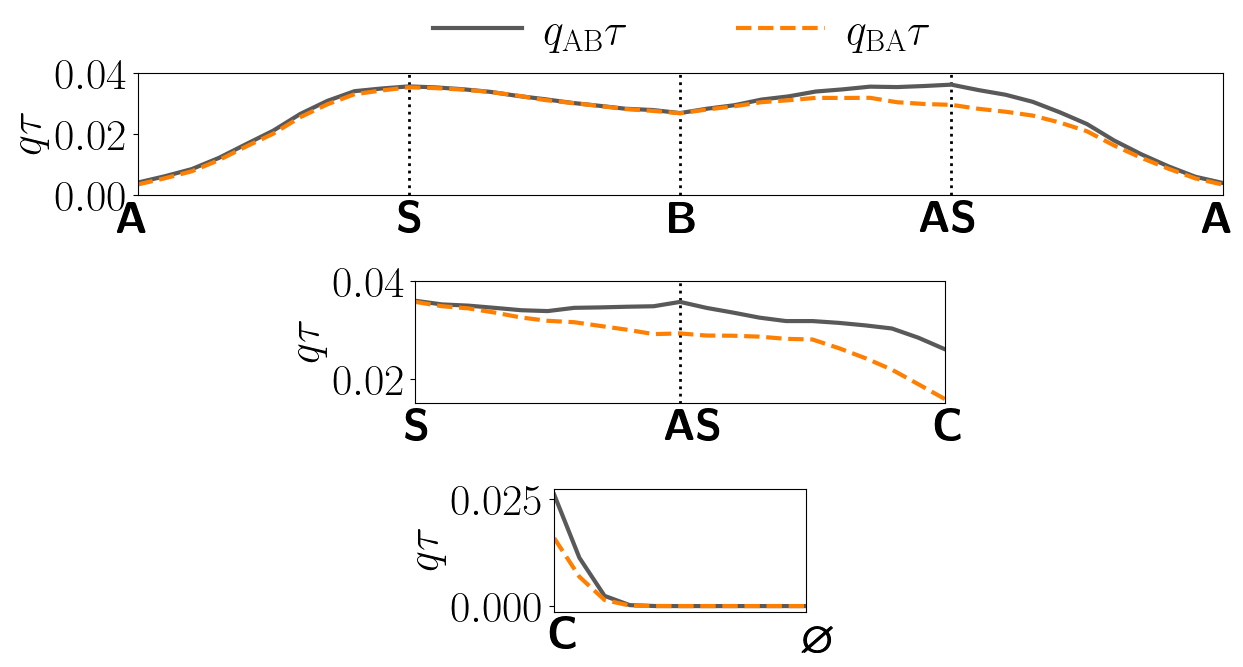

The script that saved this image:
import numpy as np
import matplotlib.pyplot as plt
import matplotlib as mpl
from matplotlib.lines import Line2D
import matplotlib.image as mpimg
from matplotlib.offsetbox import TextArea, DrawingArea, OffsetImage, AnnotationBbox
from mpl_toolkits.axes_grid1.inset_locator import inset_axes
import matplotlib.gridspec as gridspec
import matplotlib.patches as patches
from matplotlib.patches import Rectangle,Ellipse
import matplotlib.colors as mcol
import matplotlib.cm as cm
from mpl_toolkits.axes_grid1.inset_locator import inset_axes

#mpl.style.use("classic")
mpl.rcParams['mathtext.fontset'] = 'cm'
mpl.rcParams['mathtext.rm'] = 'serif'
mpl.rcParams.update({'font.size': 32})
plt.rc('text', usetex=True)
plt.rc('text.latex', preamble=r'\usepackage{amsmath,amssymb,bm}')

fig = plt.figure(figsize=(14,7))
plt.subplots_adjust(hspace=0.7,wspace=0.23)
#gs = gridspec.GridSpec(2, 1)
#axs=[fig.add_subplot(gs[0,0]),fig.add_subplot(gs[1,0])]

gs = gridspec.GridSpec(3, 8)
axs=[fig.add_subplot(gs[0,:]),fig.add_subplot(gs[1,2:6]),fig.add_subplot(gs[2,3:5])]

x=np.loadtxt('paramsweep/c2v_S_oh_AS_c2v/omega.txt')
xn=np.reshape(x,(3,41,4))
xnm=np.mean(xn,axis=0)
xne=np.std(xn,axis=0)/3**0.5
ps=np.arange(41)
axs[0].plot(ps,xnm[:,2],color=(0.35,0.35,0.35),marker='None',linestyle='-',
        lw=3,fillstyle='none',markersize=15,mew=2,label=r'$q_{\mathrm{AB}}\tau$')
axs[0].plot(ps,xnm[:,3],color=(1,0.5,0),marker='None',linestyle='--',
        lw=3,fillstyle='none',markersize=15,mew=2,label=r'$q_{\mathrm{BA}}\tau$')
axs[0].xaxis.set_ticks([])
#axs[0].set_yscale('log')
axs[0].set_xlim(0,40)
axs[0].set_ylim(0,0.04)
axs[0].yaxis.set_ticks([0,0.02,0.04])
axs[0].vlines(10,0,0.04,lw=2,linestyle=':',color='k',alpha=1.0)
axs[0].vlines(20,0,0.04,lw=2,linestyle=':',color='k',alpha=1.0)
axs[0].vlines(30,0,0.04,lw=2,linestyle=':',color='k',alpha=1.0)
axs[0].set_ylabel(r'$q\tau$')
axs[0].annotate(r'$\mathrm{\textbf{A}}$',xy=(-0.02, -0.3), xycoords='axes fraction')
axs[0].annotate(r'$\mathrm{\textbf{S}}$',xy=(0.24, -0.3), xycoords='axes fraction')
axs[0].annotate(r'$\mathrm{\textbf{B}}$',xy=(0.49, -0.3), xycoords='axes fraction')
axs[0].annotate(r'$\mathrm{\textbf{AS}}$',xy=(0.72, -0.3), xycoords='axes fraction')
axs[0].annotate(r'$\mathrm{\textbf{A}}$',xy=(0.98, -0.3), xycoords='axes fraction')

x=np.loadtxt('paramsweep/S_AS_C_null/omega.txt')
xn=np.reshape(x,(3,31,4))
xnm=np.mean(xn,axis=0)
xne=np.std(xn,axis=0)/3**0.5
ps=np.arange(31)
axs[1].plot(ps[:21],xnm[:21,2],color=(0.35,0.35,0.35),marker='None',linestyle='-',
        lw=3,fillstyle='none',markersize=15,mew=2)
axs[1].plot(ps[:21],xnm[:21,3],color=(1,0.5,0),marker='None',linestyle='--',
        lw=3,fillstyle='none',markersize=15,mew=2)
axs[1].xaxis.set_ticks([])
#axs[1].set_yscale('log')
axs[1].set_xlim(0,20)
axs[1].set_ylim(0.015,0.04)
axs[1].vlines(10,0,0.04,lw=2,linestyle=':',color='k',alpha=1.0)
axs[1].set_ylabel(r'$q\tau$')
axs[1].annotate(r'$\mathrm{\textbf{S}}$',xy=(-0.02, -0.3), xycoords='axes fraction')
axs[1].annotate(r'$\mathrm{\textbf{AS}}$',xy=(0.47, -0.3), xycoords='axes fraction')
axs[1].annotate(r'$\mathrm{\textbf{C}}$',xy=(0.98, -0.3), xycoords='axes fraction')

xne=np.std(xn,axis=0)/3**0.5
ps=np.arange(11)
axs[2].plot(ps[:],xnm[20:,2],color=(0.35,0.35,0.35),marker='None',linestyle='-',
        lw=3,fillstyle='none',markersize=15,mew=2)
axs[2].plot(ps[:],xnm[20:,3],color=(1,0.5,0),marker='None',linestyle='--',
        lw=3,fillstyle='none',markersize=15,mew=2)
axs[2].xaxis.set_ticks([])
#axs[1].set_yscale('log')
axs[2].set_xlim(0,10)
#axs[2].set_ylim(0.015,0.04)
#axs[1].vlines(10,0,0.04,lw=2,linestyle=':',color='k',alpha=1.0)
axs[2].set_ylabel(r'$q\tau$')
axs[2].annotate(r'$\mathrm{\textbf{C}}$',xy=(-0.02, -0.3), xycoords='axes fraction')
#axs[1].annotate(r'$\mathrm{\textbf{AS}}$',xy=(0.47, -0.3), xycoords='axes fraction')
axs[2].annotate(r'$\mathrm{\bm{\varnothing}}$',xy=(0.98, -0.3), xycoords='axes fraction')


#axs[0].annotate(r'$\mathrm{a)}$',xy=(0.0, 0.75), xycoords='figure fraction')

#axs[0].annotate(r'$\mathrm{b)}$',xy=(0.0, 0.52), xycoords='figure fraction')

axs[0].legend(loc = 'upper center', ncol = 2, columnspacing=2.5,labelspacing=0.5,handletextpad = 0.5,
        borderpad=0.0,frameon='False',framealpha=0.0,bbox_to_anchor=(0.5, 1.7))

plt.savefig('sifig2.png',bbox_inches='tight',pad_inches=0.1)
#plt.show()



